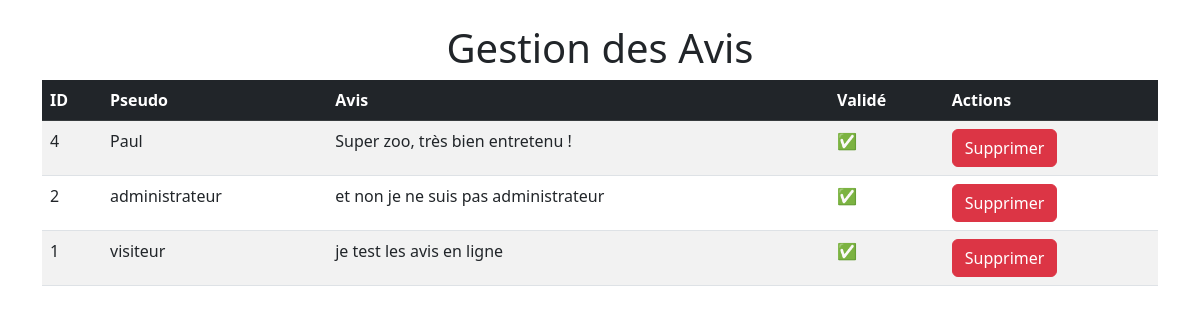
/front/html/manage_reviews.php (signed in), run on the app's committed database.
### tables this page shows
CREATE TABLE `visitor_reviews` (
  `id` int(11) NOT NULL,
  `pseudo` varchar(100) NOT NULL,
  `review` text NOT NULL,
  `is_validated` tinyint(1) DEFAULT 0,
  `created_at` timestamp NOT NULL DEFAULT current_timestamp()
);

### front/html/manage_reviews.php (the view, shortened to what this page needs)
<?php
require '../../lib/pdo.php';
$query = $pdo->query("SELECT * FROM visitor_reviews ORDER BY created_at DESC");
$reviews = $query->fetchAll(PDO::FETCH_ASSOC);
?>
<!DOCTYPE html>
<html lang="fr">
<head>
    <link href="https://cdn.jsdelivr.net/npm/bootstrap@5.3.0-alpha1/dist/css/bootstrap.min.css" rel="stylesheet">
</head>
<body>
    <div class="container mt-4">
        <h1 class="text-center">Gestion des Avis</h1>
        <table class="table table-striped">
            <thead class="table-dark">
                <tr>
                    <th>ID</th>
                    <th>Pseudo</th>
                    <th>Avis</th>
                    <th>Validé</th>
                    <th>Actions</th>
                </tr>
            </thead>
            <tbody>
                <?php foreach ($reviews as $review): ?>
                    <tr>
                        <td><?= htmlspecialchars($review['id']) ?></td>
                        <td><?= htmlspecialchars($review['pseudo']) ?></td>
                        <td><?= htmlspecialchars($review['review']) ?></td>
                        <td><?= $review['is_validated'] ? '✅' : '❌' ?></td>
                        <td>
                            <a href="?delete=<?= $review['id'] ?>" class="btn btn-danger" onclick="return confirm('Supprimer cet avis ?');">Supprimer</a>
                        </td>
                    </tr>
                <?php endforeach; ?>
            </tbody>
        </table>
    </div>
</body>
</html>

### data on the page
visitor_reviews: id "4", pseudo "Paul", review "Super zoo, très bien entretenu !"
visitor_reviews: id "2", pseudo "administrateur", review "et non je ne suis pas administrateur"
visitor_reviews: id "1", pseudo "visiteur", review "je test les avis en ligne"
